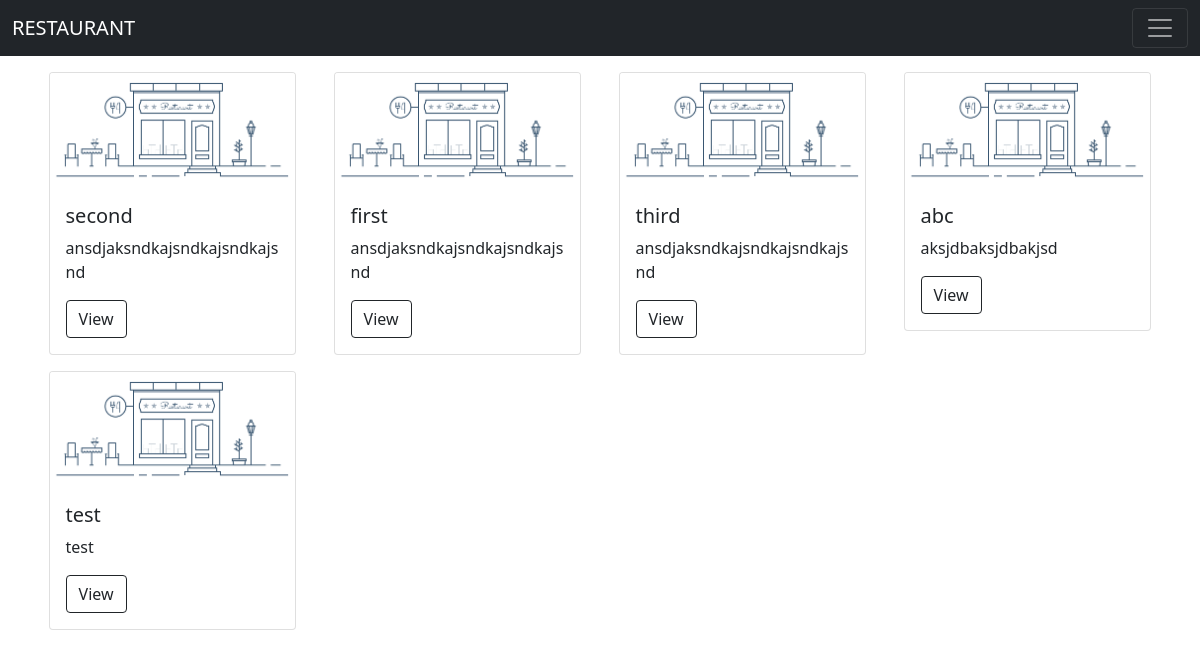
The page / on the database its author committed.
### app.py (models this page shows, shortened)
class Restaurant(db.Model):
    id = db.Column(db.Integer, primary_key = True)
    name = db.Column(db.String(80), nullable=False)
    phone = db.Column(db.String(12), nullable=False)
    address = db.Column(db.String(80), nullable=False)
    category = db.Column(db.String(80), nullable=False)
    description = db.Column(db.String(300), nullable=False)
    menu = db.relationship('Menu', backref='restaurant')
    user_id = db.Column(db.Integer, db.ForeignKey('user.id'), nullable=False)
    def __repr__(self):
        return self.name

### app.py (the view)
@app.route('/')
def index():
    res = Restaurant.query.all()
    print(res)
    return render_template('index.jinja', res = res)

### templates/index.jinja (shortened to what this page needs)
{% extends 'base.jinja' %}
{% block body %}
    <div class = "container">
        <div class="row">
            {% for each in res %}
                <div class = "col-3">
                    <div class="card mx-auto mt-3" style="width: 95%">
                        <img src = "{{url_for('static', filename = 'img/rest_default.png')}}" class="card-img-top" alt="...">
                        <div class="card-body">
                            <h5 class="card-title">{{each.name}}</h5>
                            <p class="card-text">{{each.description}}</p>
                            <a class="btn btn-outline-dark" href = "{{url_for('view', id = each.id)}}">View</a>
                        </div>
                    </div>
                </div>
            {%endfor%}
        </div>
    </div>
{% endblock %}

### rows shown on the page
Restaurant: name "second", description "ansdjaksndkajsndkajsndkajsnd"
Restaurant: name "first", description "ansdjaksndkajsndkajsndkajsnd"
Restaurant: name "third", description "ansdjaksndkajsndkajsndkajsnd"
Restaurant: name "abc", description "aksjdbaksjdbakjsd"
Restaurant: name "test", description "test"
